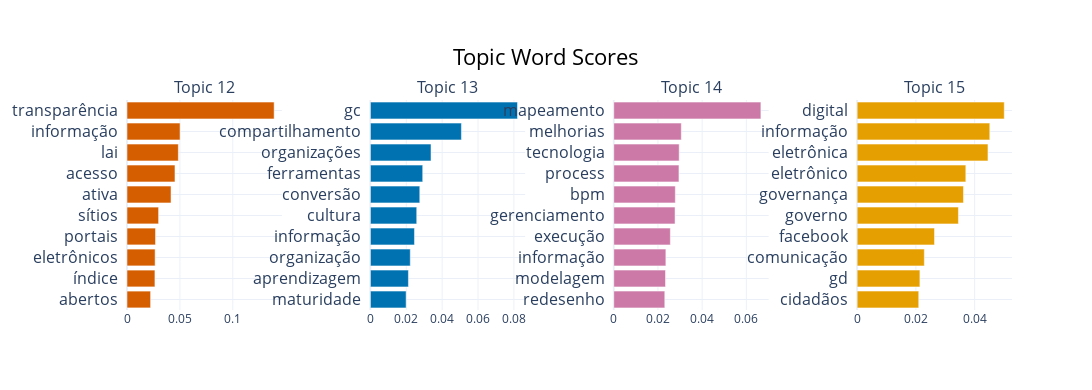

Notebook source saved alongside this figure:
### Code cell
topic_model.visualize_barchart(topics=range(12,16), n_words=10,autoscale=True, width=350, height=300)

### Figure 1 — Plotly figure (JSON) as saved in the notebook; plotly's stock layout.template omitted (floating-point values rounded to 4 significant figures)
{"data": [{"marker": {"color": "#D55E00"}, "orientation": "h", "type": "bar", "x": [0.0223, 0.02639, 0.02657, 0.02695, 0.02986, 0.04161, 0.04533, 0.04853, 0.05014, 0.1391], "xaxis": "x", "y": ["abertos  ", "índice  ", "eletrônicos  ", "portais  ", "sítios  ", "ativa  ", "acesso  ", "lai  ", "informação  ", "transparência  "], "yaxis": "y"}, {"marker": {"color": "#0072B2"}, "orientation": "h", "type": "bar", "x": [0.01993, 0.0212, 0.02224, 0.02457, 0.02584, 0.02754, 0.02917, 0.0338, 0.05075, 0.08201], "xaxis": "x2", "y": ["maturidade  ", "aprendizagem  ", "organização  ", "informação  ", "cultura  ", "conversão  ", "ferramentas  ", "organizações  ", "compartilhamento  ", "gc  "], "yaxis": "y2"}, {"marker": {"color": "#CC79A7"}, "orientation": "h", "type": "bar", "x": [0.02309, 0.02342, 0.02358, 0.02561, 0.02774, 0.02786, 0.0295, 0.0296, 0.03056, 0.06658], "xaxis": "x3", "y": ["redesenho  ", "modelagem  ", "informação  ", "execução  ", "gerenciamento  ", "bpm  ", "process  ", "tecnologia  ", "melhorias  ", "mapeamento  "], "yaxis": "y3"}, {"marker": {"color": "#E69F00"}, "orientation": "h", "type": "bar", "x": [0.02097, 0.02137, 0.02288, 0.02634, 0.03448, 0.0362, 0.037, 0.04454, 0.04516, 0.05009], "xaxis": "x4", "y": ["cidadãos  ", "gd  ", "comunicação  ", "facebook  ", "governo  ", "governança  ", "eletrônico  ", "eletrônica  ", "informação  ", "digital  "], "yaxis": "y4"}], "layout": {"annotations": [{"font": {"size": 16}, "showarrow": false, "text": "Topic 12", "x": 0.0875, "xanchor": "center", "xref": "paper", "y": 1, "yanchor": "bottom", "yref": "paper"}, {"font": {"size": 16}, "showarrow": false, "text": "Topic 13", "x": 0.3625, "xanchor": "center", "xref": "paper", "y": 1, "yanchor": "bottom", "yref": "paper"}, {"font": {"size": 16}, "showarrow": false, "text": "Topic 14", "x": 0.6375, "xanchor": "center", "xref": "paper", "y": 1, "yanchor": "bottom", "yref": "paper"}, {"font": {"size": 16}, "showarrow": false, "text": "Topic 15", "x": 0.9125, "xanchor": "center", "xref": "paper", "y": 1, "yanchor": "bottom", "yref": "paper"}], "height": 390, "hoverlabel": {"bgcolor": "white", "font": {"family": "Rockwell", "size": 16}}, "showlegend": false, "title": {"font": {"color": "Black", "size": 22}, "text": "Topic Word Scores", "x": 0.5, "xanchor": "center", "yanchor": "top"}, "width": 1400, "xaxis": {"anchor": "y", "domain": [0, 0.175], "showgrid": true}, "xaxis2": {"anchor": "y2", "domain": [0.275, 0.45], "showgrid": true}, "xaxis3": {"anchor": "y3", "domain": [0.55, 0.725], "showgrid": true}, "xaxis4": {"anchor": "y4", "domain": [0.825, 1], "showgrid": true}, "yaxis": {"anchor": "x", "domain": [0, 1], "showgrid": true, "tickfont": {"size": 16}}, "yaxis2": {"anchor": "x2", "domain": [0, 1], "showgrid": true, "tickfont": {"size": 16}}, "yaxis3": {"anchor": "x3", "domain": [0, 1], "showgrid": true, "tickfont": {"size": 16}}, "yaxis4": {"anchor": "x4", "domain": [0, 1], "showgrid": true, "tickfont": {"size": 16}}}}
